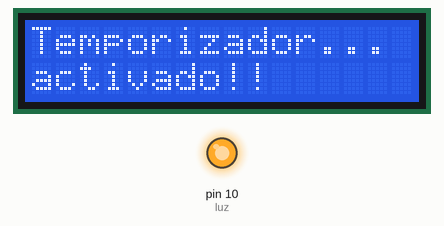
Recording of a sketch running on a simulated Arduino Uno, built with avr-gcc and run on an emulated ATmega328P. Shown: 16×2 character LCD, output pins drawn as LEDs (lit = HIGH). Dashed ring = blinking.

Above: at 0.1 s.
At 3.1 s:
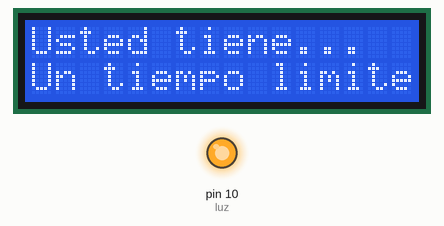
At 6.1 s:
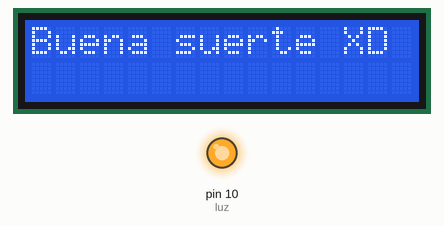
At 11.1 s:
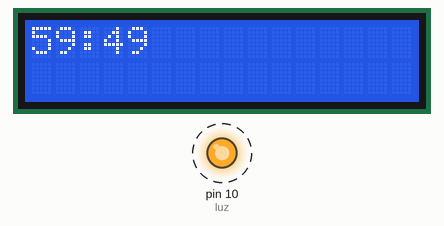
Timing chart, 0 to 40.0 s (numbered marks = the images above):
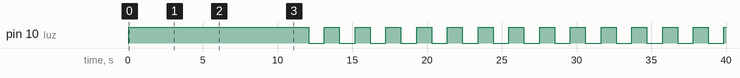

The sketch:

TemporizadorLCD.ino
```cpp
#include <LiquidCrystal.h>
/*Sección de variables
  La prmera sección de variables enteras son los pines
  correspondientes al LCD.  Luego avanzamos con las variables
  necesarias para la programación del tempriador. Entre ellas
  tenemos la variable que representa los minutos, las
  dimensionadoras del LCD y los extremos de durecion del parpadeo
  de la pantalla
*/
int rs = 7, e = 2, luz = 10, d4 = 3, d5 = 4, d6 = 5, d7 = 6, minutos = 60;
int col = 16, fila = 2;
int mini = 50,  maxi = 1000;
LiquidCrystal lcd(rs, e, d4, d5, d6, d7);
void setup() {
  // put your setup code here, to run once:
  pinMode(luz, OUTPUT);
  lcd.begin(col, fila); //dimensionando la variable tipo
  // LiquidCrystal
  lcd.home(); // al origen de la pantalla. La parte más
  //superior izquierda.
  inicio();
}

void loop() {
  // put your main code here, to run repeatedly
  int timer = tempoReloj(minutos);
  //Parpadeo de pantalla
  luzTempo(minutos, timer, luz, mini, maxi);
  delay(mini); //retardo para visualuzar el mensaje sin problemas

}
// Rutina de incio del LCD
void inicio() {
  digitalWrite(luz, 1);
  lcd.home();
  lcd.write("Temporizador...");
  lcd.setCursor(0, 2);
  lcd.write("activado!!");
  delay(3000);
  lcd.clear();
  lcd.write("Usted tiene...");
  lcd.setCursor(0, 1);
  lcd.write("Un tiempo limite");
  delay(3000);
  lcd.clear();
  lcd.home();
  lcd.write("Buena suerte XD");
  delay(5000);
  lcd.clear();
  digitalWrite(luz, 0);
}
// Alternativas de temporizador
// Opera para décimas de segundo con 3 órdenes posibles
void temporizarDec(int minutos, int orden) {
  int sec = minutos * 60;
  int decSec = sec * 10;
  int timer = millis() / 100;
  int cuenta = decSec - timer + 10; //10 de correcion
  if (orden == 1) {
    lcd.clear();
    lcd.print(cuenta);
  }
  else if (orden == 2) {
    lcd.setCursor(3, 0);
    lcd.print(cuenta);
  }
  else if (orden == 3) {
    lcd.setCursor(6, 0);
    lcd.print(cuenta);
  }
}
/* Temporizar segundos con dos órdenes posibles y 2 tipos
  de temporizado:
  tipo =1; singifica que el temporuzador va a contar desde
  el equivalente en segundos de los minutos asignados por el
  programa hasta 0.
  tipo =2; este es el conteo tipo segundero. Empieza en 60
  y termina en 0 parra reiniciar este conteo hasta que se
  acaben los minutos asignados por el programa.
*/
void temporizarSec(int minutos, int orden, int tipo) {
  minutos = minutos - 1;
  int sec = minutos * 60;
  int timer = 0;
  int c = 0;
  int i = minutos;
  int cuenta = -1;
  if (tipo == 1) {
    timer = millis() / 1000;
    cuenta = sec - timer;
  }
  else if (tipo == 2) {
    timer = 0;
    for (int j = 0; j <= 60; j++) {
      timer = millis() / 1000 - 60 * c;
      if (timer > 59) {
        timer = 0;
        cuenta = 0;
        c = c + 1;
        i = i - 1;
      }
      else {
        cuenta = 60 - timer;
      }

    }
  }
  if (orden == 1) {
    lcd.clear();
  }
  else if (orden == 2) {

    if (i < 10) {
      lcd.setCursor(2, 0);
    }
    else {
      lcd.setCursor(3, 0);
    }
  }

  lcd.print(cuenta);

}
// Temporitzador de minutos sin orden ni tipo
int temporizarMin(int minutos) {
  int t = minutos - 1;
  int timer = (millis() / 1000) / 60;
  int cuenta = t - timer;
  lcd.clear();
  lcd.print(cuenta);
  return timer;
}

//Rutina principal del temporizador tipo reloj
int tempoReloj(int minutos) {
  digitalWrite(luz, 1); // en caso de que deshabilitar luzTempo
  int timer = temporizarMin(minutos);
  lcd.print(":");
  temporizarSec(minutos, 2, 2);
  //lcd.print(":");
  //temporizarDec(minutos,2);
  return timer;
}
int luzTempo(int minutos, int timer, int luz, int mini, int maxi) {
  minutos = minutos - 1;
  double m = (mini - maxi) / minutos;
  int   T = m * timer + maxi;
  digitalWrite(luz, 1);
  delay(abs(T));
  digitalWrite(luz, 0);
  delay(abs(T));
}
```

Measured:
- by itself, pin 10 (luz): alternates HIGH for 1.0 s and LOW for 1.1 s
- what the display in image 1 shows lasts 3.0 s, from 3.1 s to 6.1 s
- what the display in image 2 shows lasts 5.0 s, from 6.1 s to 11.1 s
